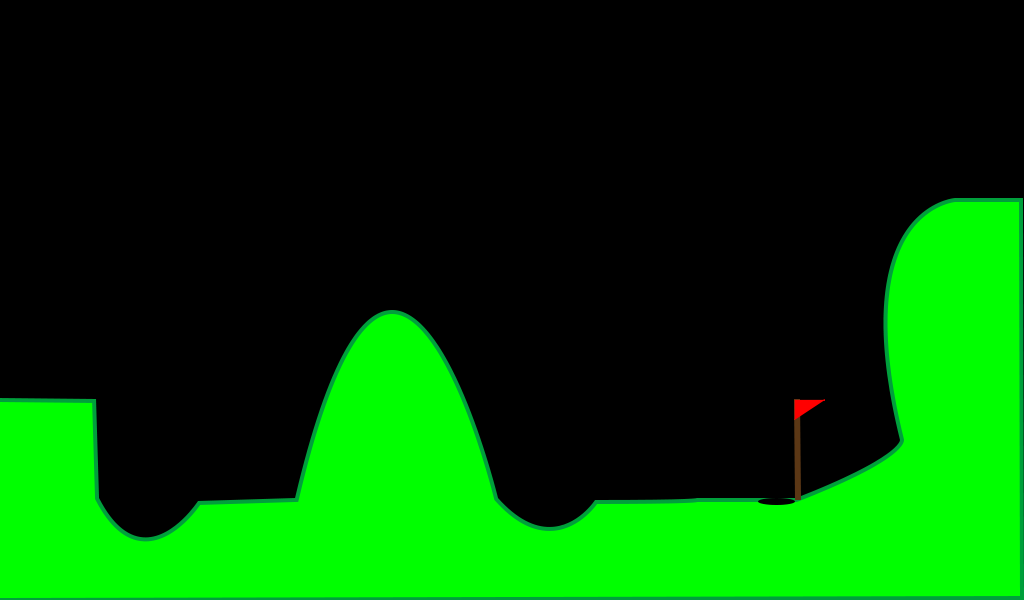

Tiled map render using the project's own tile images. Description and the map definition, with tile-layer contents summarised, below:
An orthogonal 64x60 tile map with 16x10 px tiles, 1 tile layer (Capa de Patrones 1) and 5 objects.

<map version="1.0" orientation="orthogonal" renderorder="right-down" width="64" height="60" tilewidth="16" tileheight="10" nextobjectid="36">
 <tileset firstgid="1" name="Nivel1" tilewidth="16" tileheight="10" tilecount="3840" columns="64">
  <image source="Fondo5.png" width="1024" height="600" />
 </tileset>
 <layer name="Capa de Patrones 1" width="64" height="60">
  <data>[3840 cells, 3840 non-empty, 3840 distinct tile ids]</data>
 </layer>
 <objectgroup name="objetos">
  <properties>
   <property name="rozamiento " value="0.6" />
  </properties>
  <object id="25" x="0" y="402">
   <properties>
    <property name="rozamiento" value="0.6" />
   </properties>
   <polyline points="0,0 92,1 95,96.5 105.5,115 115,125.5 129,134.5 138.5,138 155.5,139 170.5,131 187,118 200.5,103.5 297,99.5 313,41.5 329.5,-8 348.5,-50.5 363.5,-73 378,-84.5 386.5,-87.5 392,-88.5 397,-88.5 402.5,-86 411.5,-81 425,-67.5 433,-56.5 442.5,-42 448.5,-31.5 458.5,-8 469,19 475.5,36 485,64 493.5,95 493.5,97.5 502,106 517,118 532.5,126 541,128.5 559.5,128 581,118 596.5,102 659.5,101 696,100.5 759,99.5 763.5,102.5 770.5,102.5 775.5,102.5 787,102.5 790,101.5 793.5,99.5 804,97 821,90.5 879,62 899.5,46.5 904,40 901,22 894,-7.5 887,-58.5 889.5,-111 892,-129 897.5,-143.5 904.5,-160.5 919,-182 930,-189.5 947,-199 956,-200.5 986,-200.5 1018,-200 1018.67,193.333 1.33333,195.333 1.33333,0.666667" />
  </object>
  <object id="32" x="759" y="501">
   <properties>
    <property name="hoyo" value="0.0" />
   </properties>
   <polyline points="0,0 4,4 29,4 36,0.5" />
  </object>
  <object id="33" x="25.3333" y="382.667" width="17.3333" height="16.6667">
   <properties>
    <property name="pelota" value="0.0" />
   </properties>
   <ellipse />
  </object>
  <object id="34" x="-3.0303" y="406.061">
   <properties>
    <property name="rozamiento" type="float" value="0" />
   </properties>
   <polyline points="0,0 3.0303,-921.212 1169.7,-918.182" />
  </object>
  <object id="35" x="1015.15" y="206.061">
   <properties>
    <property name="rozamiento" type="float" value="0" />
   </properties>
   <polyline points="0,0 3.0303,-763.636" />
  </object>
 </objectgroup>
</map>
